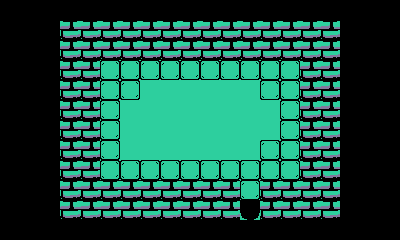

This is a level from a 2D game, rendered from its Tiled map with the project's own tilesets. A one-line summary and the map file follow, with tile-layer data summarised:
An orthogonal 20x12 tile map with 20x20 px tiles, 1 tile layer (Tiles) and 8 objects (5x SOLID, Area, Teleport, NPC).

<map version="1.0" orientation="orthogonal" renderorder="right-down" width="20" height="12" tilewidth="20" tileheight="20" backgroundcolor="#2dcf9e" nextobjectid="185">
 <tileset firstgid="1" name="tileset_a" tilewidth="20" tileheight="20" tilecount="600" columns="20">
  <image source="../scenery/tileset_a.png" trans="ff00ff" width="400" height="600" />
 </tileset>
 <layer name="Tiles" width="20" height="12">
  <properties>
   <property name="tileset" value="tileset_a" />
  </properties>
  <data>[240 cells, 211 non-empty, 4 distinct tile ids]</data>
 </layer>
 <objectgroup name="Solids">
  <object id="137" type="SOLID" x="260" y="180" width="80" height="40" />
  <object id="174" type="SOLID" x="60" y="20" width="280" height="40" />
  <object id="175" type="SOLID" x="60" y="180" width="180" height="40" />
  <object id="176" type="SOLID" x="300" y="60" width="40" height="120" />
  <object id="177" type="SOLID" x="60" y="60" width="40" height="120" />
 </objectgroup>
 <objectgroup name="Actors">
  <object id="32" type="Area" x="140" y="80" width="120" height="80">
   <properties>
    <property name="twitcher" value="0...4" />
   </properties>
  </object>
  <object id="91" name="south" type="Teleport" x="240" y="200" width="20" height="20">
   <properties>
    <property name="dir" value="up" />
    <property name="door" value="north1" />
    <property name="target" value="l1plaza" />
   </properties>
  </object>
  <object id="110" name="Treasure" type="NPC" x="120" y="140" width="20" height="20">
   <properties>
    <property name="canflip" type="bool" value="false" />
    <property name="graphic_asset" value="" />
    <property name="message" value="" />
    <property name="script" value="l1chambertreasure.npc" />
    <property name="solid" type="bool" value="false" />
   </properties>
   <ellipse />
  </object>
 </objectgroup>
</map>
